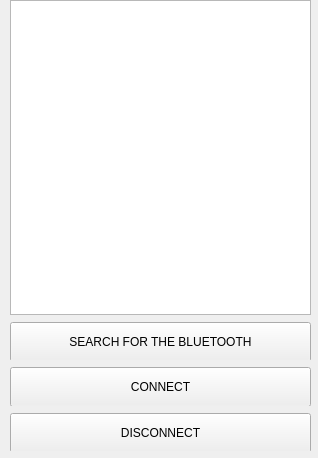
<?xml version="1.0" encoding="UTF-8"?>
<ui version="4.0">
 <class>Form</class>
 <widget class="QWidget" name="Form">
  <property name="geometry">
   <rect>
    <x>0</x>
    <y>0</y>
    <width>318</width>
    <height>458</height>
   </rect>
  </property>
  <property name="windowTitle">
   <string>BLUETOOTH</string>
  </property>
  <widget class="QWidget" name="gridLayoutWidget">
   <property name="geometry">
    <rect>
     <x>10</x>
     <y>0</y>
     <width>301</width>
     <height>451</height>
    </rect>
   </property>
   <layout class="QGridLayout" name="gridLayout" rowstretch="8,1,1,1">
    <item row="1" column="0">
     <widget class="QWidget" name="searchWidget" native="true">
      <widget class="QWidget" name="gridLayoutWidget_2">
       <property name="geometry">
        <rect>
         <x>0</x>
         <y>0</y>
         <width>301</width>
         <height>42</height>
        </rect>
       </property>
       <layout class="QGridLayout" name="searchLayout">
        <item row="0" column="0">
         <widget class="QPushButton" name="scanBtn">
          <property name="minimumSize">
           <size>
            <width>0</width>
            <height>40</height>
           </size>
          </property>
          <property name="text">
           <string>SEARCH FOR THE BLUETOOTH</string>
          </property>
         </widget>
        </item>
       </layout>
      </widget>
     </widget>
    </item>
    <item row="3" column="0">
     <widget class="QWidget" name="diconnWidget" native="true">
      <widget class="QWidget" name="gridLayoutWidget_4">
       <property name="geometry">
        <rect>
         <x>0</x>
         <y>0</y>
         <width>301</width>
         <height>42</height>
        </rect>
       </property>
       <layout class="QGridLayout" name="disconnLayout">
        <item row="0" column="1">
         <widget class="QPushButton" name="disconnBtn">
          <property name="minimumSize">
           <size>
            <width>0</width>
            <height>40</height>
           </size>
          </property>
          <property name="text">
           <string>DISCONNECT</string>
          </property>
         </widget>
        </item>
       </layout>
      </widget>
     </widget>
    </item>
    <item row="2" column="0">
     <widget class="QWidget" name="connWidget" native="true">
      <widget class="QWidget" name="gridLayoutWidget_3">
       <property name="geometry">
        <rect>
         <x>0</x>
         <y>0</y>
         <width>301</width>
         <height>42</height>
        </rect>
       </property>
       <layout class="QGridLayout" name="connLayout">
        <item row="0" column="1">
         <widget class="QPushButton" name="connBtn">
          <property name="minimumSize">
           <size>
            <width>0</width>
            <height>40</height>
           </size>
          </property>
          <property name="text">
           <string>CONNECT</string>
          </property>
         </widget>
        </item>
       </layout>
      </widget>
     </widget>
    </item>
    <item row="0" column="0">
     <widget class="QTableView" name="blueList"/>
    </item>
   </layout>
  </widget>
 </widget>
 <resources/>
 <connections/>
</ui>
